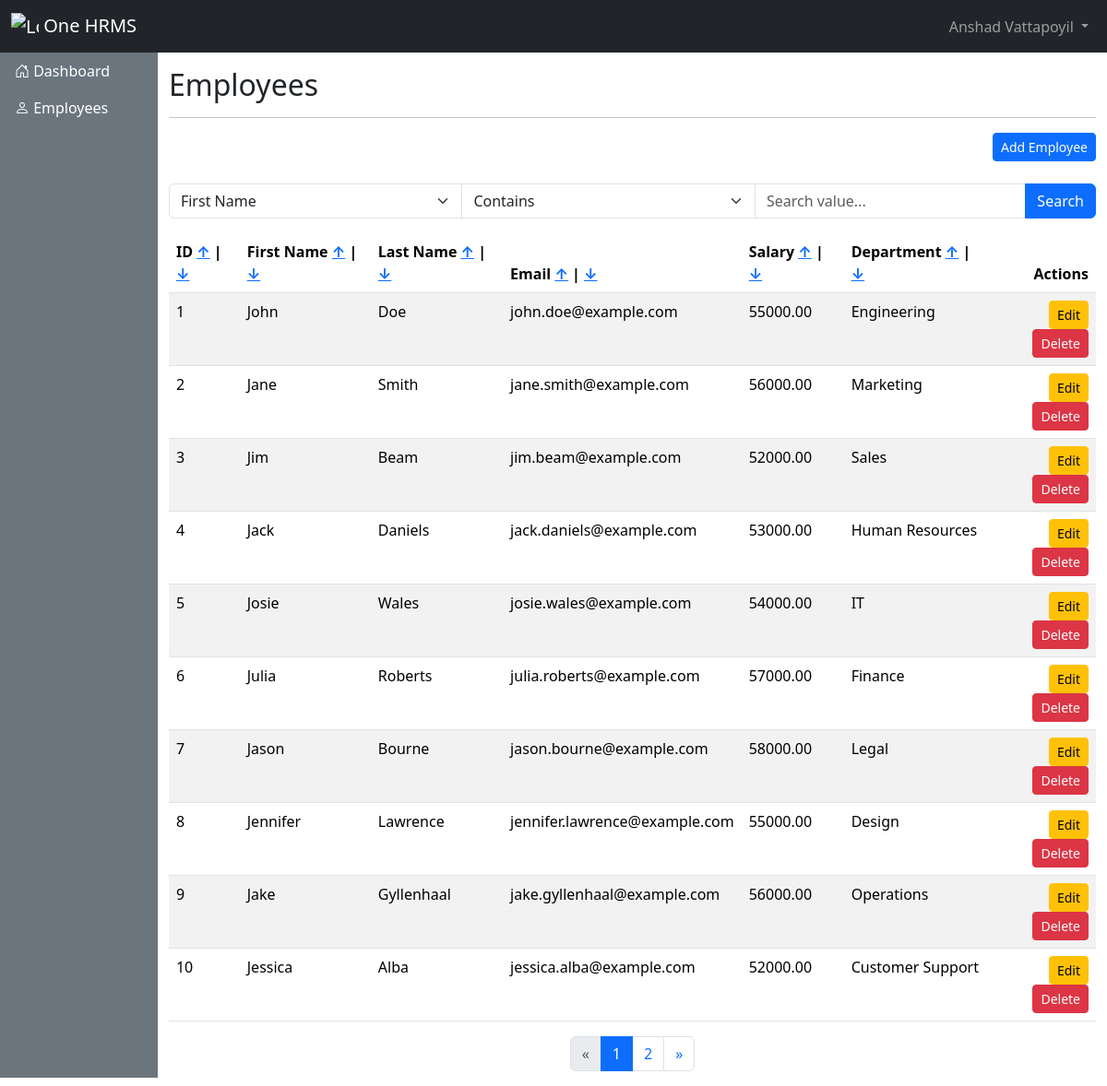
The page / on the database its author committed.
### tables this page shows
CREATE TABLE employees (
    id INT AUTO_INCREMENT PRIMARY KEY,
    first_name VARCHAR(50),
    last_name VARCHAR(50),
    email VARCHAR(100),
    salary DECIMAL(10, 2),
    department VARCHAR(50)
);

### Model/BaseModel.php (called while the page is built, shortened)
<?php
class BaseModel
{
    public function __construct($db)
    {
        $this->conn = $db;
    }
}

### Model/Employee.php (called while the page is built, shortened)
<?php
require ('BaseModel.php');
class Employee extends BaseModel implements CrudInterface
{
    private $table = 'employees';
    public function listAll($page = null, $itemsPerPage = null, $sortBy = null, $sortOrder = 'ASC', $searchField = null, $searchType = null, $searchValue = null, $searchValue2 = null)
    {
        $validSortColumns = ['id', 'first_name', 'last_name', 'email', 'salary', 'department'];
        if (!in_array($sortBy, $validSortColumns)) {
            $sortBy = null;
        }
        $query = 'SELECT * FROM ' . $this->table;
        $bindTypes = '';
        $bindValues = [];
        if ($page !== null && $itemsPerPage !== null) {
            $offset = ($page - 1) * $itemsPerPage;
            $query .= ' LIMIT ?, ?';
            $bindTypes .= 'ii';
            $bindValues[] = &$offset;
            $bindValues[] = &$itemsPerPage;
        }
        $stmt = $this->conn->prepare($query);
        if ($bindTypes !== '') {
            $stmt->bind_param($bindTypes, ...$bindValues);
        }
        $stmt->execute();
        return $stmt->get_result();
    }
    public function getTotalCount()
    {
        $query = 'SELECT COUNT(*) as total FROM ' . $this->table;
        $stmt = $this->conn->prepare($query);
        if (!$stmt->execute()) {
            return 0;
        }
        $result = $stmt->get_result()->fetch_assoc();
        return (int) $result['total'];
    }
}

### index.php (the view, shortened to what this page needs)
<?php
$page = isset($_GET['page']) ? (int) $_GET['page'] : 1;
$sort = isset($_GET['sort']) ? $_GET['sort'] : null;
$order = isset($_GET['order']) ? $_GET['order'] : 'ASC';
$searchField = isset($_GET['searchField']) ? $_GET['searchField'] : null;
$searchType = isset($_GET['searchType']) ? $_GET['searchType'] : null;
$searchValue = isset($_GET['searchValue']) ? $_GET['searchValue'] : null;
$searchValue2 = isset($_GET['searchValue2']) ? $_GET['searchValue2'] : null;
?>
<!DOCTYPE html>
<html lang="en">
<head>
    <?php include_once ('partials/header.php'); ?>
</head>
<body>
    <?php include_once ('partials/navbar.php'); ?>
    <div class="d-flex">
        <?php include_once ('partials/sidebar.php'); ?>
        <div class="container-fluid main-content">
            <div class="row">
                <div class="col mt-3">
                    <h2 class="mb-3">Employees</h2>
                    <hr />
                </div>
            </div>
            <div class="text-end">
                <a href="add-employee.php"
                   class="btn btn-primary btn-sm">Add Employee</a>
            </div>
            <div class="row mt-4 mb-2">
                <div class="col">
                    <form action=""
                          method="GET">
                        <div class="input-group">
                            <select class="form-select"
                                    name="searchField">
                                <option value="first_name"
                                        <?php echo $searchField === 'first_name' ? 'selected' : ''; ?>>
                                    First Name
                                </option>
                            </select>
                            <select class="form-select"
                                    name="searchType"
                                    id="searchType"
                                    onchange="toggleBetweenInput()">
                                <option value="contains"
                                        <?php echo $searchType === 'contains' ? 'selected' : ''; ?>>
                                    Contains
                                </option>
                            </select>
                            <input type="text"
                                   class="form-control"
                                   name="searchValue"
                                   placeholder="Search value..."
                                   value='<?php echo $searchValue; ?>' />
                            <button class="btn btn-primary"
                                    type="submit">Search</button>
                        </div>
                    </form>
                </div>
            </div>
            <table class="table table-striped mt-3">
                <thead>
                    <tr>
                        <th>
                            ID
                            <a
                               href="?sort=id&order=asc&page=<?= $page ?>&searchField=<?= $searchField ?>&searchType=<?= $searchType ?>&searchValue=<?= urlencode($searchValue) ?>&searchValue2=<?= urlencode($searchValue2) ?>">&uarr;</a>
                            |
                            <a
                               href="?sort=id&order=desc&page=<?= $page ?>&searchField=<?= $searchField ?>&searchType=<?= $searchType ?>&searchValue=<?= urlencode($searchValue) ?>&searchValue2=<?= urlencode($searchValue2) ?>">&darr;</a>
                        </th>
                        <th>
                            First Name
                            <a
                               href="?sort=first_name&order=asc&page=<?= $page ?>&searchField=<?= $searchField ?>&searchType=<?= $searchType ?>&searchValue=<?= urlencode($searchValue) ?>&searchValue2=<?= urlencode($searchValue2) ?>">&uarr;</a>
                            |
                            <a
                               href="?sort=first_name&order=desc&page=<?= $page ?>&searchField=<?= $searchField ?>&searchType=<?= $searchType ?>&searchValue=<?= urlencode($searchValue) ?>&searchValue2=<?= urlencode($searchValue2) ?>">&darr;</a>
                        </th>
                        <th>
                            Last Name
                            <a
                               href="?sort=last_name&order=asc&page=<?= $page ?>&searchField=<?= $searchField ?>&searchType=<?= $searchType ?>&searchValue=<?= urlencode($searchValue) ?>&searchValue2=<?= urlencode($searchValue2) ?>">&uarr;</a>
                            |
                            <a
                               href="?sort=last_name&order=desc&page=<?= $page ?>&searchField=<?= $searchField ?>&searchType=<?= $searchType ?>&searchValue=<?= urlencode($searchValue) ?>&searchValue2=<?= urlencode($searchValue2) ?>">&darr;</a>
                        </th>
                        <th>
                            Email
                            <a
                               href="?sort=email&order=asc&page=<?= $page ?>&searchField=<?= $searchField ?>&searchType=<?= $searchType ?>&searchValue=<?= urlencode($searchValue) ?>&searchValue2=<?= urlencode($searchValue2) ?>">&uarr;</a>
                            |
                            <a
                               href="?sort=email&order=desc&page=<?= $page ?>&searchField=<?= $searchField ?>&searchType=<?= $searchType ?>&searchValue=<?= urlencode($searchValue) ?>&searchValue2=<?= urlencode($searchValue2) ?>">&darr;</a>
                        </th>
                        <th>
                            Salary
                            <a
                               href="?sort=salary&order=asc&page=<?= $page ?>&searchField=<?= $searchField ?>&searchType=<?= $searchType ?>&searchValue=<?= urlencode($searchValue) ?>&searchValue2=<?= urlencode($searchValue2) ?>">&uarr;</a>
                            |
                            <a
                               href="?sort=salary&order=desc&page=<?= $page ?>&searchField=<?= $searchField ?>&searchType=<?= $searchType ?>&searchValue=<?= urlencode($searchValue) ?>&searchValue2=<?= urlencode($searchValue2) ?>">&darr;</a>
                        </th>
                        <th>
                            Department
                            <a
                               href="?sort=department&order=asc&page=<?= $page ?>&searchField=<?= $searchField ?>&searchType=<?= $searchType ?>&searchValue=<?= urlencode($searchValue) ?>&searchValue2=<?= urlencode($searchValue2) ?>">&uarr;</a>
                            |
                            <a
                               href="?sort=department&order=desc&page=<?= $page ?>&searchField=<?= $searchField ?>&searchType=<?= $searchType ?>&searchValue=<?= urlencode($searchValue) ?>&searchValue2=<?= urlencode($searchValue2) ?>">&darr;</a>
                        </th>
                        <th class="text-end">Actions</th>
                    </tr>
                </thead>
                <tbody>
                    <?php
                        require_once ('model/Employee.php');
                        $itemsPerPage = 10;
                        $db = OneHRMS\database\Database::connect();
                        $employee = new OneHRMS\model\Employee($db);
                        $result = $employee->listAll($page, $itemsPerPage, $sort, $order, $searchField, $searchType, $searchValue, $searchValue2);
                        $totalCount = $employee->getTotalCount();
                        $totalPages = ceil($totalCount / $itemsPerPage);
                        $range = 2;
                        $start = max($page - $range, 1);
                        $end = min($page + $range, $totalPages);
                        if ($result->num_rows > 0) {
                            while ($row = $result->fetch_object()) {
                                echo '<tr>';
                                echo '<td>' . $row->id . '</td>';
                                echo '<td>' . $row->first_name . '</td>';
                                echo '<td>' . $row->last_name . '</td>';
                                echo '<td>' . $row->email . '</td>';
                                echo '<td>' . $row->salary . '</td>';
                                echo '<td>' . $row->department . '</td>';
                                echo "<td class='text-end'>
                                        <a href='add-employee.php?id=" . $row->id . "' class='btn btn-warning btn-sm'>
                                            Edit
                                        </a>
                                        <a href='delete-employee.php?id=" . $row->id . "' class='btn btn-danger btn-sm' onclick='return confirmDelete()'>
                                            Delete
                                        </a>
                                     </td>";
                                echo '</tr>';
                            }
                        } else {
                            echo "<tr>
                                    <td colspan='7' class='text-center'>No records found!</td>
                                </tr>";
                        }
                    ?>
                </tbody>
            </table>
            <nav class="text-center">
                <ul class="pagination justify-content-center">
                    <li class="page-item <?= ($page <= 1) ? 'disabled' : '' ?>">
                        <a class="page-link"
                           href="?page=<?= max($page - 1, 1) ?>&sort=<?= $sort ?>&order=<?= $order ?>&searchField=<?= $searchField ?>&searchType=<?= $searchType ?>&searchValue=<?= urlencode($searchValue) ?>&searchValue2=<?= urlencode($searchValue2) ?>"
                           aria-label="Previous">
                            <span aria-hidden="true">&laquo;</span>
                        </a>
                    </li>
                    <?php
                        $start = max($start, 1);
                        for ($i = $start; $i <= $end; $i++):
                    ?>
                    <li class="page-item <?= ($i == $page) ? 'active' : '' ?>">
                        <a class="page-link"
                           href="?page=<?= $i ?>&sort=<?= $sort ?>&order=<?= $order ?>&searchField=<?= $searchField ?>&searchType=<?= $searchType ?>&searchValue=<?= urlencode($searchValue) ?>&searchValue2=<?= urlencode($searchValue2) ?>"><?= $i ?></a>
                    </li>
                    <?php endfor; ?>
                    <li class="page-item <?= ($page >= $totalPages) ? 'disabled' : '' ?>">
                        <a class="page-link"
                           href="?page=<?= min($page + 1, $totalPages) ?>&sort=<?= $sort ?>&order=<?= $order ?>&searchField=<?= $searchField ?>&searchType=<?= $searchType ?>&searchValue=<?= urlencode($searchValue) ?>&searchValue2=<?= urlencode($searchValue2) ?>"
                           aria-label="Next">
                            <span aria-hidden="true">&raquo;</span>
                        </a>
                    </li>
                </ul>
            </nav>
        </div>
    </div>
</body>
</html>

### partials/header.php (shortened to what this page needs)
<link href="https://cdn.jsdelivr.net/npm/bootstrap@5.3.1/dist/css/bootstrap.min.css" rel="stylesheet" />
<link rel="stylesheet" href="https://cdn.jsdelivr.net/npm/bootstrap-icons@1.10.5/font/bootstrap-icons.css" />
<link rel="stylesheet" href="assets/css/style.css" />

### partials/navbar.php (shortened to what this page needs)
<nav class="navbar navbar-expand-lg navbar-dark bg-dark">
    <div class="container-fluid">
        <a class="navbar-brand" href="index.php">
            <img src="https://getbootstrap.com/docs/5.3/assets/brand/bootstrap-logo.svg" alt="Logo" width="30" height="30" class="d-inline-block align-text-top">
            One HRMS
        </a>
        <div class="collapse navbar-collapse justify-content-end" id="profileCollapse">
            <ul class="navbar-nav">
                <li class="nav-item dropdown">
                    <a class="nav-link dropdown-toggle" href="#" id="userDropdown" role="button" data-bs-toggle="dropdown" aria-expanded="false">
                        Anshad Vattapoyil
                    </a>
                </li>
            </ul>
        </div>
    </div>
</nav>

### partials/sidebar.php
<nav id="sidebar">
    <div class="position-sticky">
        <ul class="nav flex-column">
            <li class="nav-item">
                <a class="nav-link" href="index.php">
                    <i class="bi bi-house-door"></i>
                    <span class="d-none d-md-inline">Dashboard</span>
                </a>
            </li>
            <li class="nav-item">
                <a class="nav-link" href="index.php">
                    <i class="bi bi-person"></i>
                    <span class="d-none d-md-inline">Employees</span>
                </a>
            </li>
        </ul>
    </div>
</nav>

### assets/css/style.css (style rules this page uses)
body { margin: 0; padding: 0; }
#sidebar { background-color: #6b757d !important; height: calc(100vh - 59px); width: 200px; }
#sidebar a { color: #fff; }
.main-content { max-height: calc(100vh - 50px); overflow: auto; }

### rows shown on the page
employees: id "1", first_name "John", last_name "Doe", email "john.doe@example.com", salary "55000.00", department "Engineering"
employees: id "2", first_name "Jane", last_name "Smith", email "jane.smith@example.com", salary "56000.00", department "Marketing"
employees: id "3", first_name "Jim", last_name "Beam", email "jim.beam@example.com", salary "52000.00", department "Sales"
employees: id "4", first_name "Jack", last_name "Daniels", email "jack.daniels@example.com", salary "53000.00", department "Human Resources"
employees: id "5", first_name "Josie", last_name "Wales", email "josie.wales@example.com", salary "54000.00", department "IT"
employees: id "6", first_name "Julia", last_name "Roberts", email "julia.roberts@example.com", salary "57000.00", department "Finance"
employees: id "7", first_name "Jason", last_name "Bourne", email "jason.bourne@example.com", salary "58000.00", department "Legal"
employees: id "8", first_name "Jennifer", last_name "Lawrence", email "jennifer.lawrence@example.com", salary "55000.00", department "Design"
employees: id "9", first_name "Jake", last_name "Gyllenhaal", email "jake.gyllenhaal@example.com", salary "56000.00", department "Operations"
employees: id "10", first_name "Jessica", last_name "Alba", email "jessica.alba@example.com", salary "52000.00", department "Customer Support"
